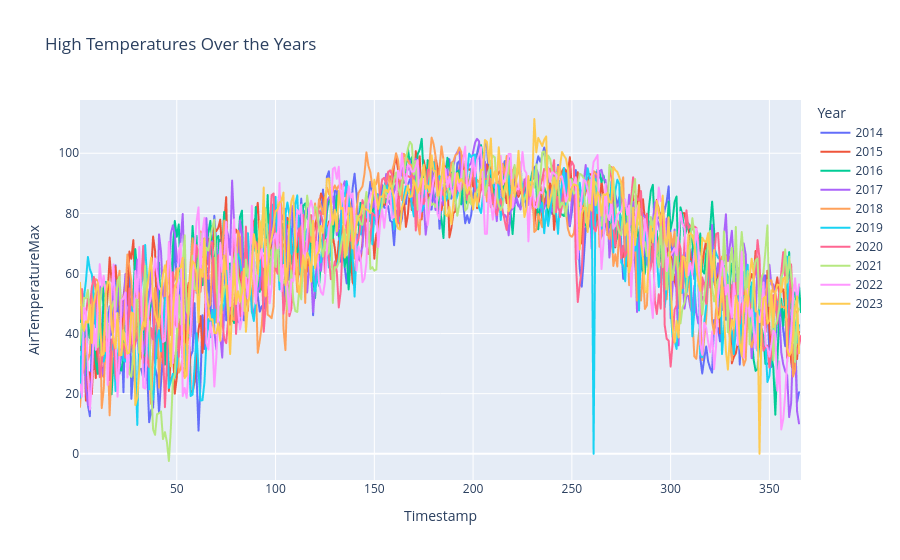

Notebook code cell kept with this figure:
### Markdown cell above
Then, we can plot the high temperatures for each year!

### Code cell
# Plot high temperatures over the years using Plotly
import plotly.express as px

fig = px.line(combined_df, x="Timestamp", y="AirTemperatureMax", color="Year", title="High Temperatures Over the Years")
fig.show()

### Figure 1 — Plotly figure (JSON) as saved in the notebook; plotly's stock layout.template omitted (floating-point values rounded to 4 significant figures; data arrays with more than 128 entries replaced by an {"elided": "..."} marker saying what was removed)
{"data": [{"hovertemplate": "Year=2014<br>Timestamp=%{x}<br>AirTemperatureMax=%{y}<extra></extra>", "legendgroup": "2014", "line": {"color": "#636efa", "dash": "solid"}, "marker": {"symbol": "circle"}, "mode": "lines", "name": "2014", "showlegend": true, "type": "scattergl", "x": {"elided": "365 float values"}, "xaxis": "x", "y": {"elided": "365 float values"}, "yaxis": "y"}, {"hovertemplate": "Year=2015<br>Timestamp=%{x}<br>AirTemperatureMax=%{y}<extra></extra>", "legendgroup": "2015", "line": {"color": "#EF553B", "dash": "solid"}, "marker": {"symbol": "circle"}, "mode": "lines", "name": "2015", "showlegend": true, "type": "scattergl", "x": {"elided": "365 float values"}, "xaxis": "x", "y": {"elided": "365 float values"}, "yaxis": "y"}, {"hovertemplate": "Year=2016<br>Timestamp=%{x}<br>AirTemperatureMax=%{y}<extra></extra>", "legendgroup": "2016", "line": {"color": "#00cc96", "dash": "solid"}, "marker": {"symbol": "circle"}, "mode": "lines", "name": "2016", "showlegend": true, "type": "scattergl", "x": {"elided": "366 float values"}, "xaxis": "x", "y": {"elided": "366 float values"}, "yaxis": "y"}, {"hovertemplate": "Year=2017<br>Timestamp=%{x}<br>AirTemperatureMax=%{y}<extra></extra>", "legendgroup": "2017", "line": {"color": "#ab63fa", "dash": "solid"}, "marker": {"symbol": "circle"}, "mode": "lines", "name": "2017", "showlegend": true, "type": "scattergl", "x": {"elided": "365 float values"}, "xaxis": "x", "y": {"elided": "365 float values"}, "yaxis": "y"}, {"hovertemplate": "Year=2018<br>Timestamp=%{x}<br>AirTemperatureMax=%{y}<extra></extra>", "legendgroup": "2018", "line": {"color": "#FFA15A", "dash": "solid"}, "marker": {"symbol": "circle"}, "mode": "lines", "name": "2018", "showlegend": true, "type": "scattergl", "x": {"elided": "365 float values"}, "xaxis": "x", "y": {"elided": "365 float values"}, "yaxis": "y"}, {"hovertemplate": "Year=2019<br>Timestamp=%{x}<br>AirTemperatureMax=%{y}<extra></extra>", "legendgroup": "2019", "line": {"color": "#19d3f3", "dash": "solid"}, "marker": {"symbol": "circle"}, "mode": "lines", "name": "2019", "showlegend": true, "type": "scattergl", "x": {"elided": "365 float values"}, "xaxis": "x", "y": {"elided": "365 float values"}, "yaxis": "y"}, {"hovertemplate": "Year=2020<br>Timestamp=%{x}<br>AirTemperatureMax=%{y}<extra></extra>", "legendgroup": "2020", "line": {"color": "#FF6692", "dash": "solid"}, "marker": {"symbol": "circle"}, "mode": "lines", "name": "2020", "showlegend": true, "type": "scattergl", "x": {"elided": "366 float values"}, "xaxis": "x", "y": {"elided": "366 float values"}, "yaxis": "y"}, {"hovertemplate": "Year=2021<br>Timestamp=%{x}<br>AirTemperatureMax=%{y}<extra></extra>", "legendgroup": "2021", "line": {"color": "#B6E880", "dash": "solid"}, "marker": {"symbol": "circle"}, "mode": "lines", "name": "2021", "showlegend": true, "type": "scattergl", "x": {"elided": "365 float values"}, "xaxis": "x", "y": {"elided": "365 float values"}, "yaxis": "y"}, {"hovertemplate": "Year=2022<br>Timestamp=%{x}<br>AirTemperatureMax=%{y}<extra></extra>", "legendgroup": "2022", "line": {"color": "#FF97FF", "dash": "solid"}, "marker": {"symbol": "circle"}, "mode": "lines", "name": "2022", "showlegend": true, "type": "scattergl", "x": {"elided": "365 float values"}, "xaxis": "x", "y": {"elided": "365 float values"}, "yaxis": "y"}, {"hovertemplate": "Year=2023<br>Timestamp=%{x}<br>AirTemperatureMax=%{y}<extra></extra>", "legendgroup": "2023", "line": {"color": "#FECB52", "dash": "solid"}, "marker": {"symbol": "circle"}, "mode": "lines", "name": "2023", "showlegend": true, "type": "scattergl", "x": {"elided": "365 float values"}, "xaxis": "x", "y": {"elided": "365 float values"}, "yaxis": "y"}], "layout": {"legend": {"title": {"text": "Year"}, "tracegroupgap": 0}, "title": {"text": "High Temperatures Over the Years"}, "xaxis": {"anchor": "y", "domain": [0, 1], "title": {"text": "Timestamp"}}, "yaxis": {"anchor": "x", "domain": [0, 1], "title": {"text": "AirTemperatureMax"}}}}
